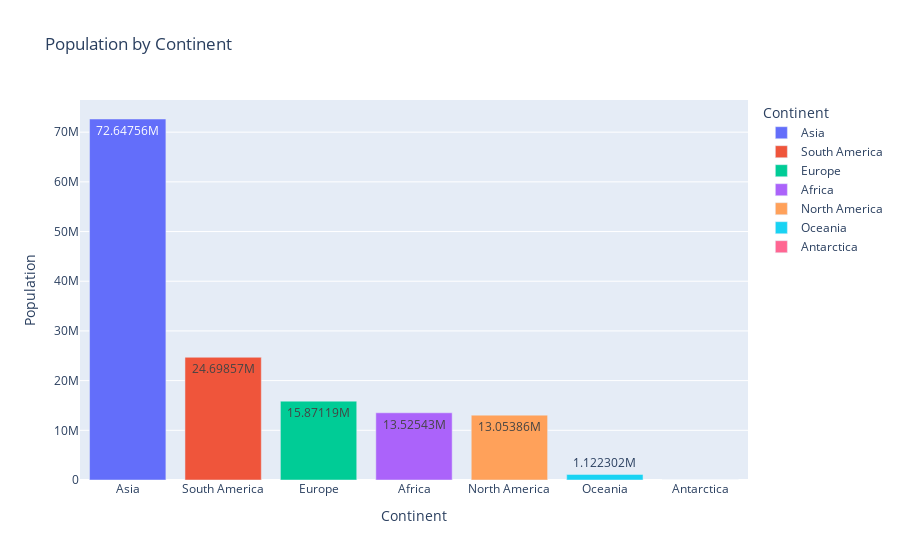

Here is the notebook cell this chart was saved with:
### Code cell
px.bar(df.groupby("Continent")["Population"].mean().reset_index().sort_values(by="Population", ascending=False)
, x='Continent', y='Population', title='Population by Continent',text_auto=True,color='Continent')

### Figure 1 — Plotly figure (JSON) as saved in the notebook; plotly's stock layout.template omitted (floating-point values rounded to 4 significant figures)
{"data": [{"alignmentgroup": "True", "hovertemplate": "Continent=%{x}<br>Population=%{y}<extra></extra>", "legendgroup": "Asia", "marker": {"color": "#636efa", "pattern": {"shape": ""}}, "name": "Asia", "offsetgroup": "Asia", "orientation": "v", "showlegend": true, "textposition": "auto", "texttemplate": "%{y}", "type": "bar", "x": ["Asia"], "xaxis": "x", "y": [72650000.0], "yaxis": "y"}, {"alignmentgroup": "True", "hovertemplate": "Continent=%{x}<br>Population=%{y}<extra></extra>", "legendgroup": "South America", "marker": {"color": "#EF553B", "pattern": {"shape": ""}}, "name": "South America", "offsetgroup": "South America", "orientation": "v", "showlegend": true, "textposition": "auto", "texttemplate": "%{y}", "type": "bar", "x": ["South America"], "xaxis": "x", "y": [24700000.0], "yaxis": "y"}, {"alignmentgroup": "True", "hovertemplate": "Continent=%{x}<br>Population=%{y}<extra></extra>", "legendgroup": "Europe", "marker": {"color": "#00cc96", "pattern": {"shape": ""}}, "name": "Europe", "offsetgroup": "Europe", "orientation": "v", "showlegend": true, "textposition": "auto", "texttemplate": "%{y}", "type": "bar", "x": ["Europe"], "xaxis": "x", "y": [15870000.0], "yaxis": "y"}, {"alignmentgroup": "True", "hovertemplate": "Continent=%{x}<br>Population=%{y}<extra></extra>", "legendgroup": "Africa", "marker": {"color": "#ab63fa", "pattern": {"shape": ""}}, "name": "Africa", "offsetgroup": "Africa", "orientation": "v", "showlegend": true, "textposition": "auto", "texttemplate": "%{y}", "type": "bar", "x": ["Africa"], "xaxis": "x", "y": [13530000.0], "yaxis": "y"}, {"alignmentgroup": "True", "hovertemplate": "Continent=%{x}<br>Population=%{y}<extra></extra>", "legendgroup": "North America", "marker": {"color": "#FFA15A", "pattern": {"shape": ""}}, "name": "North America", "offsetgroup": "North America", "orientation": "v", "showlegend": true, "textposition": "auto", "texttemplate": "%{y}", "type": "bar", "x": ["North America"], "xaxis": "x", "y": [13050000.0], "yaxis": "y"}, {"alignmentgroup": "True", "hovertemplate": "Continent=%{x}<br>Population=%{y}<extra></extra>", "legendgroup": "Oceania", "marker": {"color": "#19d3f3", "pattern": {"shape": ""}}, "name": "Oceania", "offsetgroup": "Oceania", "orientation": "v", "showlegend": true, "textposition": "auto", "texttemplate": "%{y}", "type": "bar", "x": ["Oceania"], "xaxis": "x", "y": [1122000.0], "yaxis": "y"}, {"alignmentgroup": "True", "hovertemplate": "Continent=%{x}<br>Population=%{y}<extra></extra>", "legendgroup": "Antarctica", "marker": {"color": "#FF6692", "pattern": {"shape": ""}}, "name": "Antarctica", "offsetgroup": "Antarctica", "orientation": "v", "showlegend": true, "textposition": "auto", "texttemplate": "%{y}", "type": "bar", "x": ["Antarctica"], "xaxis": "x", "y": [0], "yaxis": "y"}], "layout": {"barmode": "relative", "legend": {"title": {"text": "Continent"}, "tracegroupgap": 0}, "title": {"text": "Population by Continent"}, "xaxis": {"anchor": "y", "categoryarray": ["Asia", "South America", "Europe", "Africa", "North America", "Oceania", "Antarctica"], "categoryorder": "array", "domain": [0, 1], "title": {"text": "Continent"}}, "yaxis": {"anchor": "x", "domain": [0, 1], "title": {"text": "Population"}}}}
